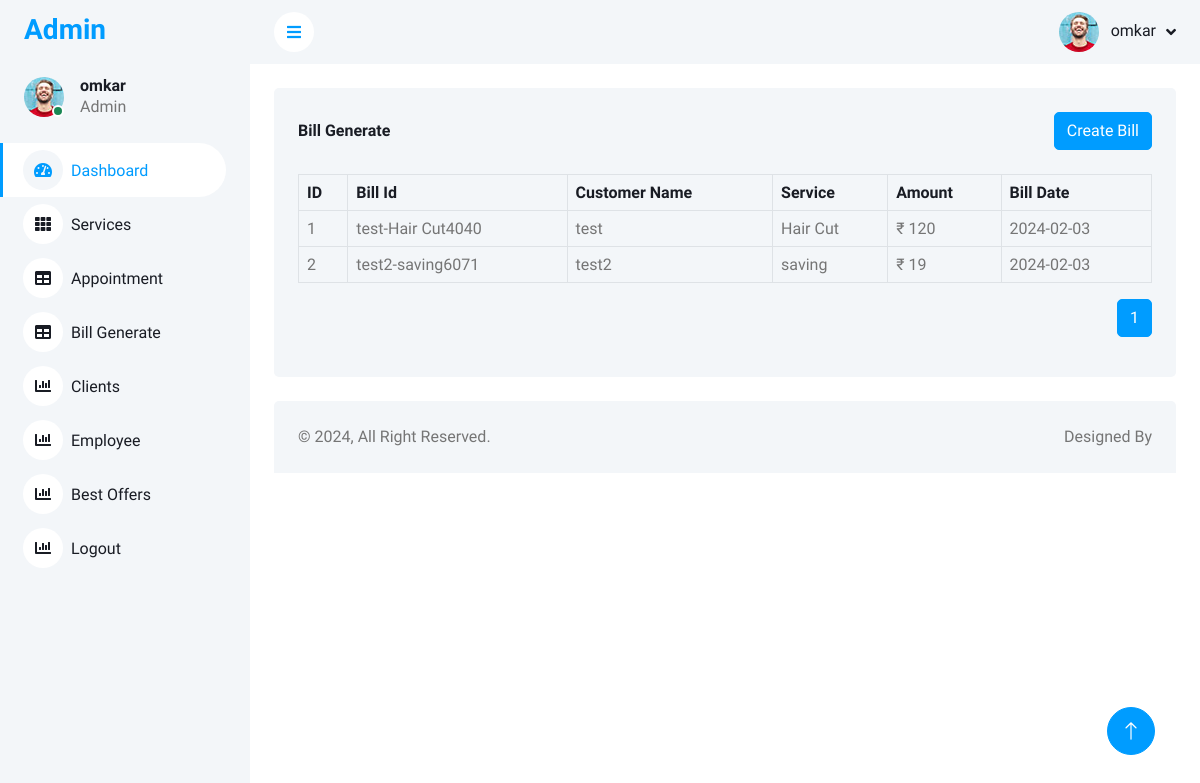
The app's page /admin/bill-generate.php (signed in) with its own data.
### tables this page shows
CREATE TABLE `bill_generate` (
  `id` int(10) NOT NULL,
  `cname` varchar(255) NOT NULL,
  `adminname` varchar(255) NOT NULL,
  `branch` varchar(255) NOT NULL,
  `bill_id` varchar(255) NOT NULL,
  `service` varchar(255) NOT NULL,
  `price` varchar(255) NOT NULL,
  `bill_date` varchar(255) NOT NULL
);

### admin/bill-generate.php (the view, shortened to what this page needs)
<?php
include("db.php");
$admins = $_SESSION["username"];
$recordsPerPage = 5;
if (isset($_GET['page']) && is_numeric($_GET['page'])) {
  $currentPage = $_GET['page'];
} else {
  $currentPage = 1;
}
$offset = ($currentPage - 1) * $recordsPerPage;
?>
<?php include("header.php");?>
<body>
    <div class="container-xxl position-relative bg-white d-flex p-0">
            <?php include("siderbar.php");?>
        <div class="content">
                <?php include("nav.php");?>
            <div class="container-fluid pt-4 px-4">
                <div class="bg-light text-center rounded p-4">
                    <div class="d-flex align-items-center justify-content-between mb-4">
                        <h6 class="mb-0">Bill Generate</h6>
                        <a class="btn btn-primary" href="create-bill.php">Create Bill</a>
                    </div>
                    <div class="table-responsive">
                        <table class="table text-start align-middle table-bordered table-hover mb-0">
                            <thead>
                                <tr class="text-dark">
                                    <th scope="col">ID</th>
                                    <th scope="col">Bill Id</th>
                                    <th scope="col">Customer Name</th>
                                    <th scope="col">Service</th>
                                    <th scope="col">Amount</th>
                                    <th scope="col">Bill Date</th>
                                </tr>
                            </thead>
                            <tbody>
                            <?php
                                $id = 1;
                                $res = $conn->query("SELECT * FROM `bill_generate` WHERE `adminname` = '$admins' LIMIT $offset, $recordsPerPage");
                                while($row = $res->fetch_assoc()) {
                                    $cname = $row['cname'];
                                    $bill_id = $row['bill_id'];
                                    $service = $row['service'];
                                    $price = $row['price'];
                                    $bill_date = $row['bill_date'];
                                ?>
                                <tr>
                                    <td><?=$id?></td>
                                    <td><?=$bill_id?></td>
                                    <td><?=$cname?></td>
                                    <td><?=$service?></td>
                                    <td>₹ <?=$price?></td>
                                    <td><?=$bill_date?></td>
                                </tr>
                                <?php
                                    $id++;
                                }
                                ?>
                            </tbody>
                        </table>
                        <ul class="pagination mt-3" style="float:right;">
                            <?php
                            $totalPages = ceil($conn->query("SELECT COUNT(*) FROM `bill_generate` WHERE `adminname` = '$admins' ")->fetch_row()[0] / $recordsPerPage);
                            for ($i = 1; $i <= $totalPages; $i++) {
                                echo "<li class='page-item " . ($i == $currentPage ? 'active' : '') . "'><a class='page-link' href='?page=$i'>$i</a></li>";
                            }
                            ?>
                        </ul>
                    </div>
                </div>
            </div>
                <?php include("footer.php");?>
        </div>
    </div>
</body>

### admin/siderbar.php
<?php
$res = $conn->query("SELECT * FROM `admin` WHERE `email` = '" . $_SESSION['username'] . "'");
while ($row = $res->fetch_assoc()) {
    $name = $row["name"];
}
?>
    <div class="sidebar pe-4 pb-3">
        <nav class="navbar bg-light navbar-light">
            <a href="index.php" class="navbar-brand mx-4 mb-3">
                <h3 class="text-primary"></i>Admin</h3>
            </a>
            <div class="d-flex align-items-center ms-4 mb-4">
                <div class="position-relative">
                    <img class="rounded-circle" src="img/user.jpg" alt="" style="width: 40px; height: 40px;">
                    <div class="bg-success rounded-circle border border-2 border-white position-absolute end-0 bottom-0 p-1"></div>
                </div>
                <div class="ms-3">
                    <h6 class="mb-0"><?=$name?></h6>
                    <span>Admin</span>
                </div>
            </div>
            <div class="navbar-nav w-100">
                <a href="index.php" class="nav-item nav-link active"><i class="fa fa-tachometer-alt me-2"></i>Dashboard</a>
                <a href="services.php" class="nav-item nav-link"><i class="fa fa-th me-2"></i>Services</a>
                <a href="appointment.php" class="nav-item nav-link"><i class="fa fa-table me-2"></i>Appointment</a>
                <a href="bill-generate.php" class="nav-item nav-link"><i class="fa fa-table me-2"></i>Bill Generate</a>
                <a href="clients.php" class="nav-item nav-link"><i class="fa fa-chart-bar me-2"></i>Clients</a>
                <a href="employee.php" class="nav-item nav-link"><i class="fa fa-chart-bar me-2"></i>Employee</a>
                <a href="best-offers.php" class="nav-item nav-link"><i class="fa fa-chart-bar me-2"></i>Best Offers</a>
                <a href="logout.php" class="nav-item nav-link"><i class="fa fa-chart-bar me-2"></i>Logout</a>
            </div>
        </nav>
    </div>

### admin/nav.php (shortened to what this page needs)
<?php
$res = $conn->query("SELECT * FROM `admin` WHERE `email` = '" . $_SESSION['username'] . "'");
while ($row = $res->fetch_assoc()) {
    $name = $row["name"];
}
?>
<nav class="navbar navbar-expand bg-light navbar-light sticky-top px-4 py-0">
    <a href="#" class="sidebar-toggler flex-shrink-0">
        <i class="fa fa-bars"></i>
    </a>
    <div class="navbar-nav align-items-center ms-auto">
        <div class="nav-item dropdown">
            <a href="#" class="nav-link dropdown-toggle" data-bs-toggle="dropdown">
                <img class="rounded-circle me-lg-2" src="img/user.jpg" alt="" style="width: 40px; height: 40px;">
                <span class="d-none d-lg-inline-flex"><?=$name?></span>
            </a>
        </div>
    </div>
</nav>

### admin/css/style.css (style rules this page uses)
.btn { transition: .5s; }
.btn.btn-primary { color: #FFFFFF; }
.sidebar { position: fixed; top: 0; left: 0; bottom: 0; width: 250px; height: 100vh; overflow-y: auto; background: var(--light); transition: 0.5s; z-index: 999; }
.content { margin-left: 250px; min-height: 100vh; background: #FFFFFF; transition: 0.5s; }
@media (min-width: 992px) { .sidebar { margin-left: 0; } }
@media (min-width: 992px) { .content { width: calc(100% - 250px); } }
.sidebar .navbar .navbar-nav .nav-link { padding: 7px 20px; color: var(--dark); font-weight: 500; border-left: 3px solid var(--light); border-radius: 0 30px 30px 0; outline: none; }
.sidebar .navbar .navbar-nav .nav-link:hover, .sidebar .navbar .navbar-nav .nav-link.active { color: var(--primary); background: #FFFFFF; border-color: var(--primary); }
.sidebar .navbar .navbar-nav .nav-link i { width: 40px; height: 40px; display: inline-flex; align-items: center; justify-content: center; background: #FFFFFF; border-radius: 40px; }
.sidebar .navbar .navbar-nav .nav-link:hover i, .sidebar .navbar .navbar-nav .nav-link.active i { background: var(--light); }
.content .navbar .navbar-nav .nav-link { margin-left: 25px; padding: 12px 0; color: var(--dark); outline: none; }
.content .navbar .sidebar-toggler, .content .navbar .navbar-nav .nav-link i { width: 40px; height: 40px; display: inline-flex; align-items: center; justify-content: center; background: #FFFFFF; border-radius: 40px; }
.content .navbar .dropdown-toggle::after { margin-left: 6px; vertical-align: middle; border: none; content: "\f107"; font-family: "Font Awesome 5 Free"; font-weight: 900; transition: .5s; }

### records on screen
bill_generate: bill "test-Hair Cut4040", cname "test", service "Hair Cut", price "120", bill_date "2024-02-03"
bill_generate: bill "test2-saving6071", cname "test2", service "saving", price "19", bill_date "2024-02-03"

### other values on screen
$name "omkar"
